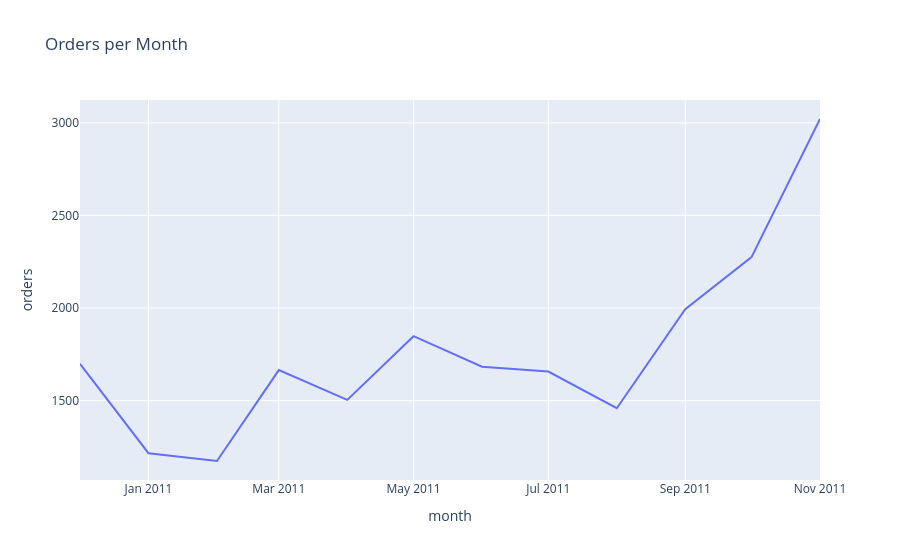

Notebook code for this chart:
### Code cell
# Graf över order per månad
fig_order_month = px.line(df_order_month, x='month', y='orders', title='Orders per Month')
fig_order_month.write_html("../../Analysis/HTML/monthly_orders.html",
    include_plotlyjs='cdn')
fig_order_month.show()

### Figure 1 — Plotly figure (JSON) as saved in the notebook; plotly's stock layout.template omitted (floating-point values rounded to 4 significant figures)
{"data": [{"hovertemplate": "month=%{x}<br>orders=%{y}<extra></extra>", "legendgroup": "", "line": {"color": "#636efa", "dash": "solid"}, "marker": {"symbol": "circle"}, "mode": "lines", "name": "", "orientation": "v", "showlegend": false, "type": "scatter", "x": ["2010-12-01T00:00:00.000000", "2011-01-01T00:00:00.000000", "2011-02-01T00:00:00.000000", "2011-03-01T00:00:00.000000", "2011-04-01T00:00:00.000000", "2011-05-01T00:00:00.000000", "2011-06-01T00:00:00.000000", "2011-07-01T00:00:00.000000", "2011-08-01T00:00:00.000000", "2011-09-01T00:00:00.000000", "2011-10-01T00:00:00.000000", "2011-11-01T00:00:00.000000"], "xaxis": "x", "y": [1699, 1216, 1174, 1665, 1504, 1848, 1683, 1657, 1459, 1994, 2275, 3021], "yaxis": "y"}], "layout": {"legend": {"tracegroupgap": 0}, "title": {"text": "Orders per Month"}, "xaxis": {"anchor": "y", "domain": [0, 1], "title": {"text": "month"}}, "yaxis": {"anchor": "x", "domain": [0, 1], "title": {"text": "orders"}}}}
